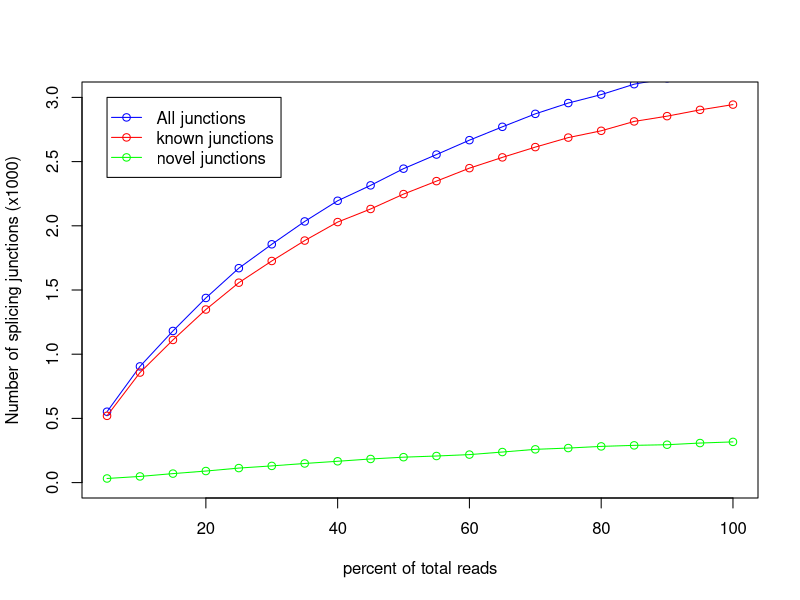

This chart was generated by the following R code:
pdf('/out/junction_saturation.junctionSaturation_plot.pdf')
x=c(5,10,15,20,25,30,35,40,45,50,55,60,65,70,75,80,85,90,95,100)
y=c(520,857,1111,1348,1557,1726,1885,2029,2131,2247,2348,2449,2533,2613,2687,2740,2813,2854,2903,2944)
z=c(552,905,1181,1438,1670,1856,2034,2195,2315,2445,2555,2667,2771,2872,2956,3022,3103,3149,3211,3261)
w=c(32,48,70,90,113,130,149,166,184,198,207,218,238,259,269,282,290,295,308,317)
m=max(2,3,0)
n=min(0,0,0)
plot(x,z/1000,xlab='percent of total reads',ylab='Number of splicing junctions (x1000)',type='o',col='blue',ylim=c(n,m))
points(x,y/1000,type='o',col='red')
points(x,w/1000,type='o',col='green')
legend(5,3, legend=c("All junctions","known junctions", "novel junctions"),col=c("blue","red","green"),lwd=1,pch=1)
dev.off()
